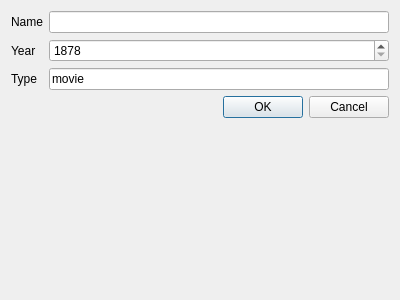
<?xml version="1.0" encoding="UTF-8"?>
<ui version="4.0">
 <class>AddMovieDialog</class>
 <widget class="QDialog" name="AddMovieDialog">
  <property name="geometry">
   <rect>
    <x>0</x>
    <y>0</y>
    <width>400</width>
    <height>300</height>
   </rect>
  </property>
  <property name="windowTitle">
   <string>Dialog</string>
  </property>
  <layout class="QFormLayout" name="formLayout">
   <item row="0" column="0">
    <widget class="QLabel" name="labelName">
     <property name="text">
      <string>Name</string>
     </property>
    </widget>
   </item>
   <item row="0" column="1">
    <widget class="QLineEdit" name="name"/>
   </item>
   <item row="1" column="0">
    <widget class="QLabel" name="labelYear">
     <property name="text">
      <string>Year</string>
     </property>
    </widget>
   </item>
   <item row="1" column="1">
    <widget class="QSpinBox" name="year">
     <property name="minimum">
      <number>1878</number>
     </property>
     <property name="maximum">
      <number>2077</number>
     </property>
    </widget>
   </item>
   <item row="2" column="0">
    <widget class="QLabel" name="labelType">
     <property name="text">
      <string>Type</string>
     </property>
    </widget>
   </item>
   <item row="2" column="1">
    <widget class="QLineEdit" name="type">
     <property name="text">
      <string>movie</string>
     </property>
    </widget>
   </item>
   <item row="3" column="0" colspan="2">
    <widget class="QDialogButtonBox" name="buttonBox">
     <property name="orientation">
      <enum>Qt::Horizontal</enum>
     </property>
     <property name="standardButtons">
      <set>QDialogButtonBox::Cancel|QDialogButtonBox::Ok</set>
     </property>
    </widget>
   </item>
  </layout>
 </widget>
 <resources/>
 <connections>
  <connection>
   <sender>buttonBox</sender>
   <signal>accepted()</signal>
   <receiver>AddMovieDialog</receiver>
   <slot>accept()</slot>
   <hints>
    <hint type="sourcelabel">
     <x>248</x>
     <y>254</y>
    </hint>
    <hint type="destinationlabel">
     <x>157</x>
     <y>274</y>
    </hint>
   </hints>
  </connection>
  <connection>
   <sender>buttonBox</sender>
   <signal>rejected()</signal>
   <receiver>AddMovieDialog</receiver>
   <slot>reject()</slot>
   <hints>
    <hint type="sourcelabel">
     <x>316</x>
     <y>260</y>
    </hint>
    <hint type="destinationlabel">
     <x>286</x>
     <y>274</y>
    </hint>
   </hints>
  </connection>
 </connections>
</ui>
